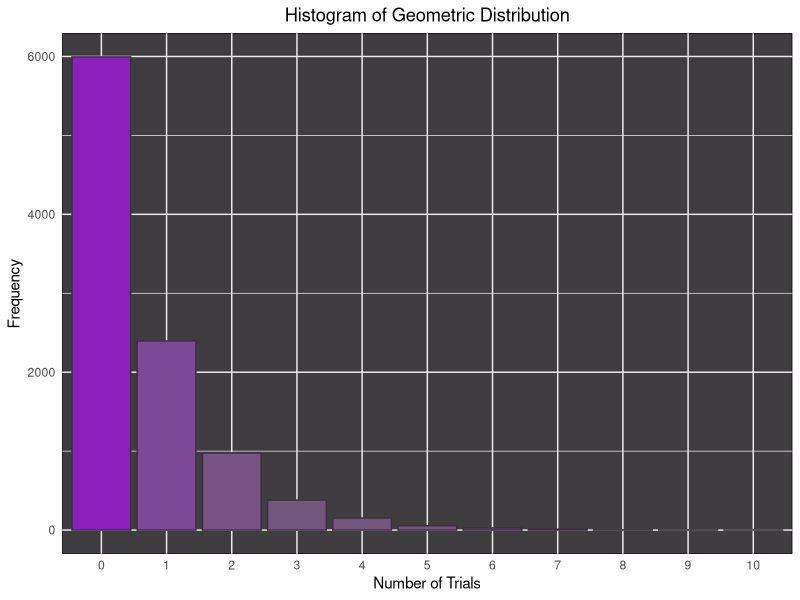

The R script that drew this image:
## ---- chunk 1
halu_x <- c(0.33, 0.33, 0.34)
halu_y <- c(0.0322, 0.0637, 0.0241)
## ---- chunk 2
data_1 <- data.frame(
  factory = c(1:3),
  prob_production = halu_x,
  prob_defective_withRespectTo_factory = halu_y
  )
data_1
## ---- chunk 3
sum(data_1$prob_production) == 1
## ---- chunk 4
tolerance <- .Machine$double.eps^0.5

sum(data_1$prob_defective_withRespectTo_factory) - 0.12 < tolerance
## ---- chunk 5
tolerance
## ---- chunk 6
data_1$prob_defective_withRespectTo_all = data_1$prob_defective_withRespectTo_factory * data_1$prob_production
data_1
## ---- chunk 7
sum(data_1$prob_defective_withRespectTo_all)
## ---- chunk 8
prob <- 0.60
## ---- chunk 9
searches <- 10000
simulated <- rgeom(searches, prob)
## ---- chunk 10
library(ggplot2)

df <- data.frame(Trials = factor(simulated))

ggplot(df, aes(x = Trials, fill = after_stat(count))) +
  geom_bar(color = "#3e2e42", show.legend = FALSE) + 
  scale_fill_gradient(low = "#70587a", high = "#8b1ebd") +
  labs(title = "Histogram of Geometric Distribution",
       x = "Number of Trials",
       y = "Frequency") +
  theme_minimal() +
  theme(plot.title = element_text(hjust = 0.5),
        panel.background = element_rect(fill = "#3f3d40"))


## ---- chunk 11
simulated_mean <- mean(simulated)
simulated_variance <- var(simulated)
print(paste("Mean of the simulated experiment: ", simulated_mean))
print(paste("Variance of the simulated experiment: ", simulated_variance))
## ---- chunk 12
0.40*0.60
## ---- chunk 13
(0.40^3) * 0.60
## ---- chunk 14
0.0384 / (0.40^3)
## ---- chunk 15
(0.40^4) * 0.60
## ---- chunk 16
(0.01536) / (0.40^3)
## ---- chunk 17
simulated_table <- table(simulated)
simulated_table
## ---- chunk 18
prob_for_xeq4 <- (sum(simulated_table[names(simulated_table) == 3]) / sum(simulated_table)) 
prob_for_xgreater3 <- (sum(simulated_table[names(simulated_table) >= 3]) / sum(simulated_table)) 
prob_for_xeq4 / prob_for_xgreater3
## ---- chunk 19
prob_for_xeq1 <- (sum(simulated_table[names(simulated_table) == 0]) / sum(simulated_table)) 
prob_for_xeq1
## ---- chunk 20
prob_for_xeq5 <- (sum(simulated_table[names(simulated_table) == 4]) / sum(simulated_table)) 
prob_for_xeq5 / prob_for_xgreater3
## ---- chunk 21
prob_for_xeq2 <- (sum(simulated_table[names(simulated_table) == 1]) / sum(simulated_table)) 
prob_for_xeq2
